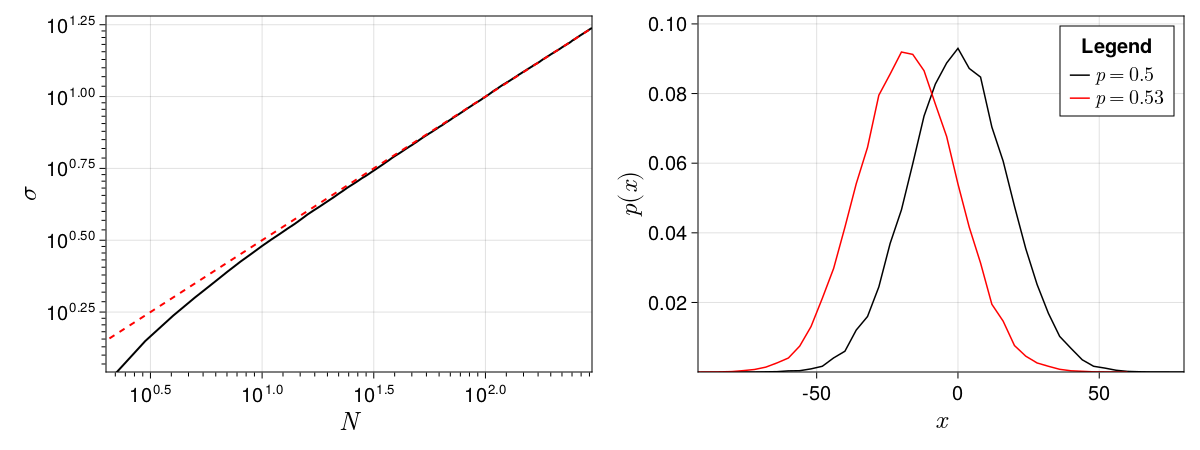

Reproduce this figure in Julia.
using CairoMakie
using DelimitedFiles

data1 = readdlm("022_caminhadaclassica1.dat", Float64, skipblanks=true)

fig = Figure(resolution = (1200, 450), fonts = (; regular= "CMU Serif"), fontsize = 20)
ax1 = Axis(fig[1,1]; xlabel = L"N", ylabel = L"\sigma", xlabelsize = 26, 
    ylabelsize = 26, xscale = log10, xminorticksvisible = true, 
    xminorticks = IntervalsBetween(9),  yscale = log10, yminorticksvisible = 
    true, yminorticks = IntervalsBetween(9))

t = 1:1:300
lines!(ax1, data1[:,1], data1[:,2]; color = :black, linewidth = 2)
lines!(ax1, t, sqrt.(t); color = :red, linewidth = 2, linestyle = :dash)
limits!(minimum(data1[:,1]), maximum(data1[:,1]), 1.1*minimum(data1[:,2]), 
                                                        1.1*maximum(data1[:,2]))

data2 = readdlm("022_caminhadaclassica2.dat", Float64, skipblanks=true)
data3 = readdlm("022_caminhadaclassica3.dat", Float64, skipblanks=true)

ax2 = Axis(fig[1,2]; xlabel = L"x", ylabel = L"p(x)", xlabelsize = 26, ylabelsize = 26)
lines!(ax2, data2[:,1], data2[:,2]; color = :black, label = L"p = 0.5")
lines!(ax2, data3[:,1],  data3[:,2]; color = :red, label = L"p = 0.53")
limits!(minimum([data2[:,1]; data3[:,1]]), maximum([data2[:,1]; data3[:,1]]), 
1.1*minimum([data2[:,2]; data3[:,2]]), 1.1*maximum([data2[:,2]; data3[:,2]]))
axislegend("Legend", position = :rt);

save("022_caminhadaclassica.png", fig)